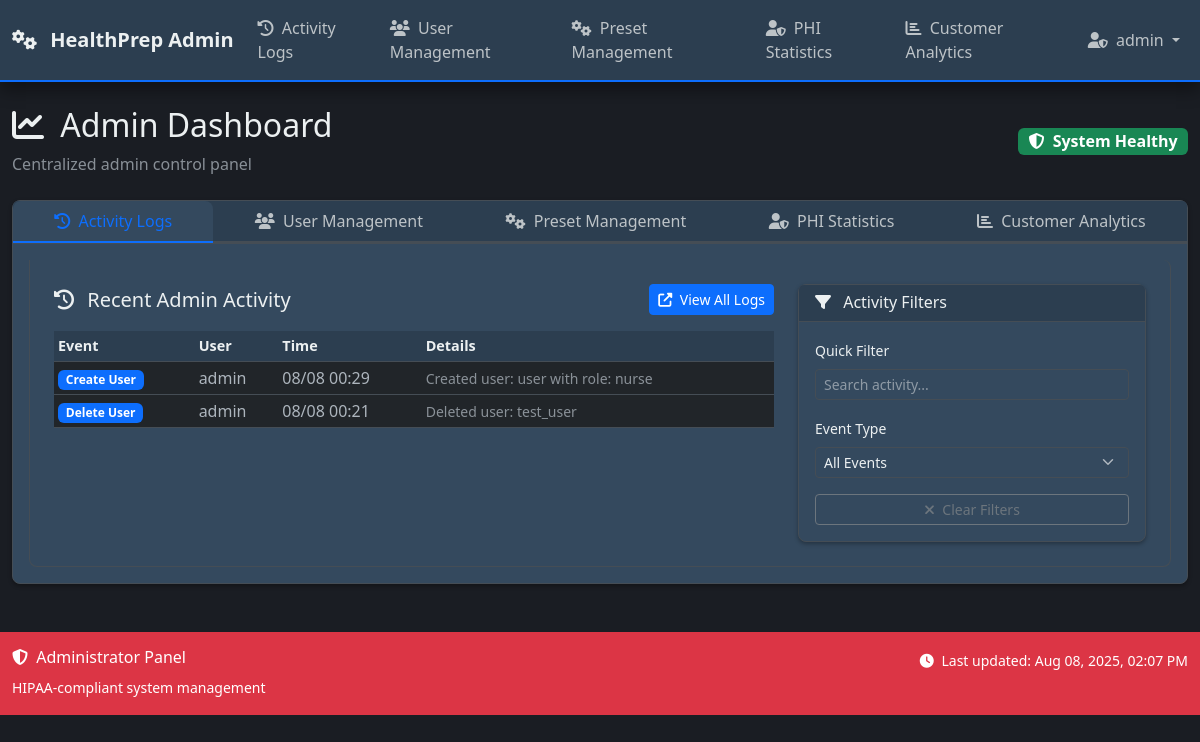
Before: /admin/dashboard/logs (signed in) with the older database file.
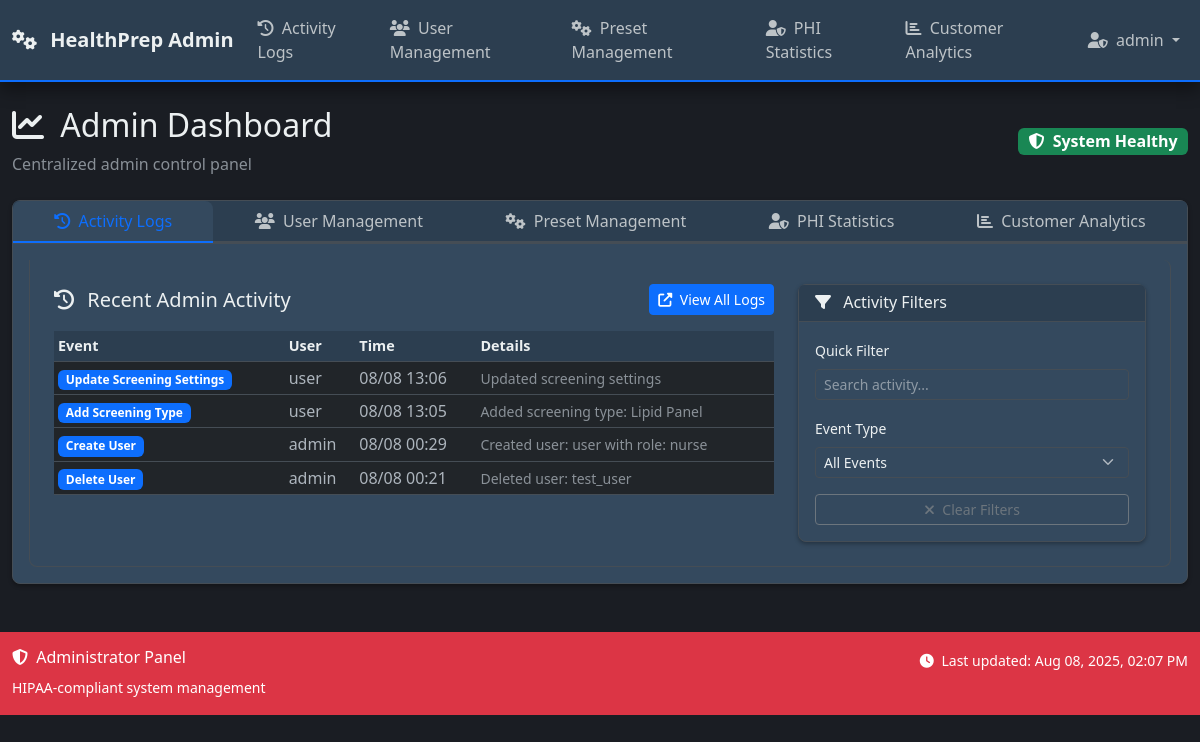
After: the same page with the newer database file.
### models.py (models this page shows, shortened)
class AdminLog(db.Model):
    __tablename__ = 'admin_logs'
    id = db.Column(db.Integer, primary_key=True)
    timestamp = db.Column(db.DateTime, default=datetime.utcnow)
    event_type = db.Column(db.String(50))
    user_id = db.Column(db.Integer, db.ForeignKey('users.id'))
    org_id = db.Column(db.Integer, db.ForeignKey('organizations.id'), nullable=False)  # Organization scope
    ip_address = db.Column(db.String(45))
    patient_id = db.Column(db.Integer, db.ForeignKey('patient.id'))  # Patient accessed (if applicable)
    resource_type = db.Column(db.String(50))  # Type of resource accessed (patient, document, screening)
    resource_id = db.Column(db.Integer)  # ID of specific resource
    action_details = db.Column(db.Text)  # Human-readable action description
    data = db.Column(db.JSON)  # Additional structured data
    session_id = db.Column(db.String(100))  # Session identifier
    user_agent = db.Column(db.Text)  # Browser/client information
    user = db.relationship('User', backref=db.backref('admin_logs', lazy=True))
    organization = db.relationship('Organization', backref=db.backref('admin_logs', lazy=True))
    patient = db.relationship('Patient', backref=db.backref('access_logs', lazy=True))

class User(UserMixin, db.Model):
    __tablename__ = 'users'
    id = db.Column(db.Integer, primary_key=True)
    username = db.Column(db.String(80), nullable=False)  # Unique within organization
    email = db.Column(db.String(120), nullable=False)  # Unique within organization
    password_hash = db.Column(db.String(255), nullable=False)
    role = db.Column(db.String(20), default='nurse', nullable=False)  # 'root_admin', 'admin', 'MA', 'nurse'
    is_admin = db.Column(db.Boolean, default=False, nullable=False)  # Kept for backward compatibility
    is_active_user = db.Column(db.Boolean, default=True, nullable=False)
    is_root_admin = db.Column(db.Boolean, default=False, nullable=False)  # Super admin for managing all organizations
    org_id = db.Column(db.Integer, db.ForeignKey('organizations.id'), nullable=True)  # Nullable for root admins
    epic_user_id = db.Column(db.String(100))  # Epic user ID for mapping
    two_factor_enabled = db.Column(db.Boolean, default=False)
    session_timeout_minutes = db.Column(db.Integer, default=30)
    last_activity = db.Column(db.DateTime, default=datetime.utcnow)
    failed_login_attempts = db.Column(db.Integer, default=0)
    locked_until = db.Column(db.DateTime)
    created_at = db.Column(db.DateTime, default=datetime.utcnow)
    last_login = db.Column(db.DateTime, default=datetime.utcnow)
    created_by = db.Column(db.Integer, db.ForeignKey('users.id'))
    updated_at = db.Column(db.DateTime, default=datetime.utcnow, onupdate=datetime.utcnow)
    __table_args__ = (
        db.UniqueConstraint('username', 'org_id', name='unique_username_per_org'),
        db.UniqueConstraint('email', 'org_id', name='unique_email_per_org'),
    )
    def is_admin_user(self):
        return self.role == 'admin' or self.is_admin or self.is_root_admin
    def update_activity(self):
        self.last_activity = datetime.utcnow()
    @property
    def is_active(self):
        return self.is_active_user
    @property
    def role_display(self):
        role_names = {
            'root_admin': 'Root Administrator',
            'admin': 'Administrator',
            'MA': 'Medical Assistant',
            'nurse': 'Nurse'
        }
        return role_names.get(self.role, self.role.title())

### routes/admin_routes.py (the view)
@admin_bp.route('/dashboard/logs')
@login_required
@admin_required
def dashboard_logs():
    try:
        data = get_dashboard_data()
        data['active_tab'] = 'activity'
        return render_template('admin/dashboard.html', **data)
    except Exception as e:
        logger.error(f"Error in dashboard logs: {str(e)}")
        flash('Error loading dashboard', 'error')
        return render_template('error/500.html'), 500

### admin/analytics.py (called while the page is built)
    def calculate_compliance_gaps_closed(self, days=30):
        cutoff_date = datetime.utcnow() - timedelta(days=days)
        compliance_improvements = AdminLog.query.filter(
            AdminLog.event_type.like('%screening%'),
            AdminLog.timestamp >= cutoff_date
        ).count()
        open_gaps = Screening.query.filter_by(status='due').count()
        due_soon = Screening.query.filter_by(status='due_soon').count()
        recent_completions = Screening.query.filter(
            Screening.status == 'complete',
            Screening.updated_at >= cutoff_date
        ).count()
        return {
            'gaps_identified': open_gaps + due_soon,
            'gaps_closed': recent_completions,
            'preventive_identification': due_soon,
            'compliance_rate': self._calculate_compliance_rate(),
            'period_days': days
        }

    def _calculate_compliance_rate(self):
        total_screenings = Screening.query.count()
        complete_screenings = Screening.query.filter_by(status='complete').count()
        if total_screenings == 0:
            return 0.0
        return round((complete_screenings / total_screenings) * 100, 1)

### templates/admin/dashboard.html (shortened to what the changed rows need)
{% extends 'base_admin.html' %}
{% block extra_css %}
<link rel="stylesheet" href="https://cdn.datatables.net/1.13.4/css/dataTables.bootstrap5.min.css">
{% endblock %}
{% block content %}
<div class="d-flex justify-content-between align-items-center mb-4">
    <div>
        <h2>
            <i class="fas fa-chart-line me-2"></i>
            Admin Dashboard
        </h2>
    </div>
</div>
<div class="card">
    <div class="card-body">
        <div class="tab-content" id="nav-tabContent">
            <div class="tab-pane fade {{ 'show active' if active_tab == 'activity' else '' }}" id="nav-activity" role="tabpanel" aria-labelledby="nav-activity-tab">
                <div class="row">
                    <div class="col-lg-8 mb-4">
                        {% if recent_logs %}
                        <div class="table-responsive">
                            <table id="activityTable" class="table table-hover table-sm">
                                <thead>
                                    <tr>
                                        <th>Event</th>
                                        <th>User</th>
                                        <th>Time</th>
                                        <th>Details</th>
                                    </tr>
                                </thead>
                                <tbody>
                                    {% for log in recent_logs %}
                                    <tr>
                                        <td>
                                            <span class="badge bg-primary">{{ log.event_type.replace('_', ' ').title() if log.event_type else 'Unknown' }}</span>
                                        </td>
                                        <td>{{ log.user.username if log.user else 'System' }}</td>
                                        <td>{{ log.timestamp.strftime('%m/%d %H:%M') }}</td>
                                        <td>
                                            <small class="text-muted">{{ log.data.get('description', '') if log.data else '' }}</small>
                                        </td>
                                    </tr>
                                    {% endfor %}
                                </tbody>
                            </table>
                        </div>
                        {% else %}
                        <div class="text-center py-5">
                            <i class="fas fa-clipboard-list fa-3x text-muted mb-3"></i>
                            <h5 class="text-muted">No Recent Activity</h5>
                            <p class="text-muted">Admin actions will appear here</p>
                        </div>
                        {% endif %}
                    </div>
                </div>
            </div>
        </div>
    </div>
</div>
{% endblock %}

Changed rows visible on the page:
added AdminLog: event_type.replace "Update Screening Settings", user "user", timestamp "08/08 13:06", data "Updated screening settings"
added AdminLog: event_type.replace "Add Screening Type", user "user", timestamp "08/08 13:05", data "Added screening type: Lipid Panel"
